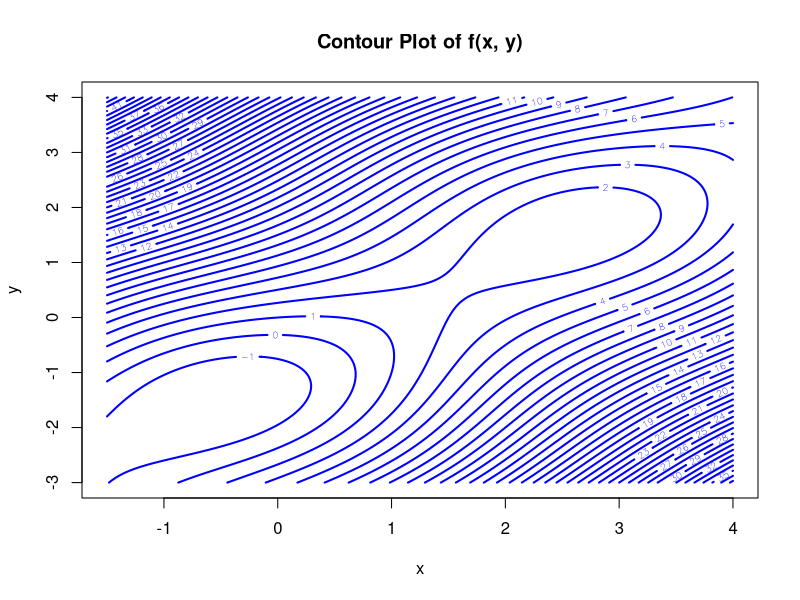

The R source for this figure:
## ---- chunk 1
knitr::opts_chunk$set(echo = TRUE)
## ---- chunk 2

f <- function(x, y) {
  sin(x + y) + (x - y)^2 - 1.5 * x + 2.5 * y + 1
}
x_values <- seq(-1.5, 4, length.out = 200)
y_values <- seq(-3, 4, length.out = 200)
coordinates <- expand.grid(x_values, y_values)

results <- matrix(apply(coordinates, 1, function(data) f(data[1], data[2])),nrow=length(x_values))

contour(x_values, y_values, results,nlevels = 40,xlab = "x", ylab = "y", main = "Contour Plot of f(x, y)",
        col = "blue", lty = 1, lwd = 2)
## ---- chunk 3

gradient <- function (x, y) {
  return(matrix(c(
    cos(x + y) + 2 * x - 2 * y - 1.5, cos(x + y) + 2 * y - 2 * x + 2.5
  ), nrow = 2))
  
}

Hessian <- function (x , y) {
  return(matrix(c(
    -sin(x + y) + 2, -sin(x + y) - 2, -sin(x + y) - 2, -sin(x + y) + 2
  ), nrow = 2))
}
## ---- chunk 4
#stopping criteria
convergence_crit<- function(res) {
  xt1<- res[,dim(res)[2]]
  xt<- res[,dim(res)[2]-1]
  return(as.vector(t (xt1-xt) %*% (xt1-xt)))
}

Newton_algorithm <- function (x_0, y_0) {
  res <- matrix ( c(x_0,y_0), nrow=2)
   res <- cbind(res, Hessian (x_0, y_0) %*% gradient (x_0 ,y_0)) 
   
   while (convergence_crit(res) >0.001) {
     xt1<- res[,dim(res)[2]]
     res_add <- xt1 - solve (Hessian (xt1[1], xt1[2])) %*% gradient (xt1[1] ,xt1[2])
     res <- cbind(res, res_add)
   }
   return (res)
} 


## ---- chunk 5
values<- matrix (c(2,4,
                   -1,0,
                   -2,-3,
                   2,0
                   #1,2,
                   #4,0.1
                  ),
                 ncol = 2,byrow = TRUE)
for (i in 1:nrow(values)) {
  res_df<-Newton_algorithm(values[i,1],values[i,2])
  #browser()
  cat('Newton_algorithm gives a mimimum value at (',print(res_df[1,dim(res_df)[2]]), ',', print(res_df[2,dim(res_df)[2]]),'at the ',dim(Newton_algorithm(2,1))[2]-1, 'iteration for a=',values[i,1], 'b=', values[i,2],'\n')
}
## ---- chunk 6
x <- c(0, 0, 0, 0.1, 0.1, 0.3, 0.3, 0.9, 0.9, 0.9)
y <- c(0, 0, 1, 0, 1, 1, 1, 0, 1, 1)

data <- rbind (x, y)
# define the probability function
#b_0 <- -0.2
#b_1 <- 1
#b <- c(b_0, b_1)
p <- function(x, b) {
  return(1 / (1 + exp(-b[1] - b[2] * x)))
}

g <- function(b) {
  g <- 0
  for (i in 1:dim(data)[2]) {
    mat <- as.matrix(data[, i])
    g_add <- mat[2] * log(1 * p(mat[1], b = b)) + (1 - mat[2]) * log(1-p(mat[1],b))
    g <- g_add + g
  }
  return(g)
}
# define the gradient function
gradient <- function (b) {
  gradient <- matrix(c(0, 0))
  for (i in 1:dim(data)[2]) {
    mat <- as.matrix(data[, i])
    gradient_add <- (mat[2] - p(mat[1],b)) * matrix (c(1, mat[1]))
    gradient <- gradient_add + gradient
  }
  return(gradient)
  
}

#Steepest ascent function:
steepestasc <- function(x0, eps = 0, alpha0 = 1)
{
  xt <- matrix(c(x0),nrow = 2)
  conv <- c(999,999)
  #points(xt[1], xt[2], col=2, pch=4, lwd=3)
  i<-0
  while (conv[1] != eps && conv[2] != eps)
  {
    alpha <- alpha0
    #browser()
    xt1   <- xt[,i+1]
    xt_add    <- xt1 + alpha * gradient(xt1)
    while (g(xt_add) < g(xt1))
    {
      alpha <- alpha / 2
      xt_add    <- xt1 + alpha * gradient(xt1)
    }
    #points(xt[1], xt[2], col=2, pch=4, lwd=1)
    conv <- round(xt_add,5)-round(xt1,5)
    xt<- cbind (xt, xt_add)
    i<- i+1
  }
  #points(xt[1], xt[2], col=4, pch=4, lwd=3)
   cat('Steepest ascent method gives result',print(xt[,i+1]), 'at the ',i, 'th iteration for',xt[,1],'\n')

}
steepestasc(c(-0.2, 1))

## ---- chunk 7
steepestasc(c(-0.2,1))
steepestasc(c(2,1))
